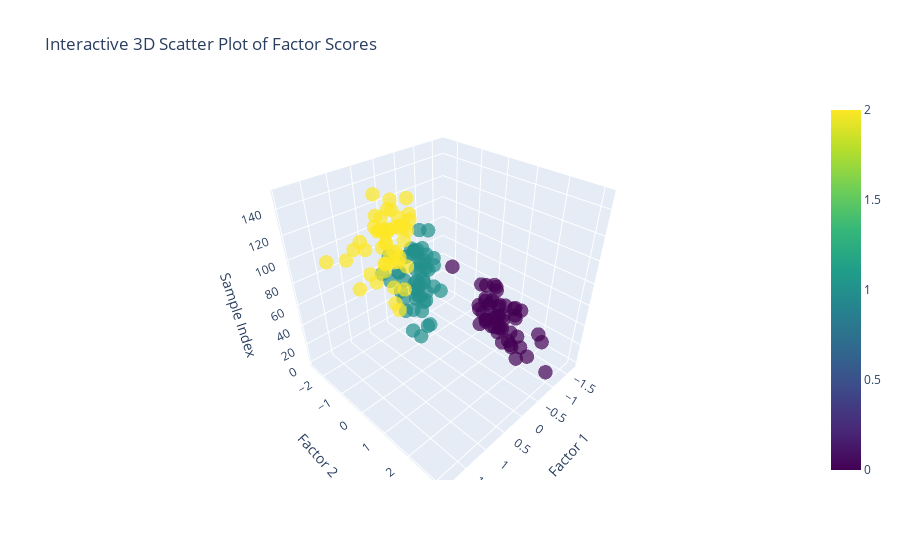

This figure's notebook cell:
### Code cell
# Factor Analysis Example with Oblimin Rotation
#!/usr/bin/env python3
# This script demonstrates how to perform Factor Analysis on the Iris dataset using Oblimin rotation.


# First, we need to install the 'factor_analyzer' library
# This library is not included in scikit-learn and needs to be installed separately.

print("Installing factor_analyzer...")
%pip install factor_analyzer
print("Installation complete.")

# Import necessary libraries
import pandas as pd
import numpy as np
import matplotlib.pyplot as plt
from sklearn.datasets import load_iris
from factor_analyzer import FactorAnalyzer

# --- 1. Load and Prepare the Data ---
# Load the Iris dataset
print("\nLoading Iris dataset...")
iris = load_iris()
# Create a pandas DataFrame for easier handling
df = pd.DataFrame(data=iris.data, columns=iris.feature_names)
print("Dataset loaded successfully. Features:", list(df.columns))

# --- 2. Perform Factor Analysis ---
# We will run the analysis with 2 factors and a 'oblimin' (oblique) rotation.
print("\nPerforming Factor Analysis with 2 factors and oblimin rotation...")
fa = FactorAnalyzer(n_factors=2, rotation='oblimin', method='principal')
fa.fit(df)
print("Factor analysis complete.")

# --- 3. Get and Display Factor Loadings ---
# Factor loadings represent how much a variable is correlated with a factor.
loadings = fa.loadings_
loadings_df = pd.DataFrame(loadings, index=df.columns, columns=['Factor 1', 'Factor 2'])

print("\n--- Factor Loadings ---")
# Using .style.background_gradient() makes the table easier to read by highlighting larger values.
display(loadings_df.style.background_gradient(cmap='viridis', axis=None))


# --- 4. Get and Display Explained Variance ---
# This tells us how much of the total variance in the original data is captured by each factor.
variance = fa.get_factor_variance()
variance_df = pd.DataFrame(
    variance,
    index=['Sum of Squared Loadings (Eigenvalue)', 'Proportional Variance', 'Cumulative Variance'],
    columns=['Factor 1', 'Factor 2']
)

print("\n--- Explained Variance ---")
display(variance_df)

# --- 5. Visualize the Factor Loadings ---
print("\nGenerating plot of factor loadings...")
# Create a bar plot to visualize the loadings of each feature on the two factors.
ax = loadings_df.plot(kind='bar', figsize=(12, 7), rot=0)

# Set plot titles and labels for clarity
ax.set_title('Factor Loadings with Oblimin Rotation', fontsize=16)
ax.set_xlabel('Features', fontsize=12)
ax.set_ylabel('Factor Loading', fontsize=12)
ax.axhline(0, color='black', linewidth=0.5) # Add a zero line for reference
plt.legend(title='Factors')
plt.grid(axis='y', linestyle='--', alpha=0.7)
plt.tight_layout() # Adjust layout to prevent labels from overlapping
plt.show()
print("Plot generated.")

#create a 3D scatter plot of the factor scores
# 3D Scatter Plot of Factor Scores

from mpl_toolkits.mplot3d import Axes3D
fig = plt.figure(figsize=(10, 8))
ax = fig.add_subplot(111, projection='3d')
# Generate factor scores
factor_scores = fa.transform(df)
ax.scatter(factor_scores[:, 0], factor_scores[:, 1], zs=0, zdir='z', s=50, alpha=0.7, c='blue')
ax.set_xlabel('Factor 1')
ax.set_ylabel('Factor 2')
ax.set_zlabel('Factor 3 (not used)')
ax.set_title('3D Scatter Plot of Factor Scores')
plt.show()
# Display the factor scores in a DataFrame
factor_scores_df = pd.DataFrame(factor_scores, columns=['Factor 1', 'Factor 2'])
print("\n--- Factor Scores ---")
display(factor_scores_df.head())
# Display the factor scores in a DataFrame
print("\n--- Factor Scores ---")
display(factor_scores_df.head())
# Display the factor scores in a DataFrame
print("\n--- Factor Scores ---")

# make the 3d factor score plot interactive using plotly

import plotly.express as px

#create an interactive 3D scatter plot of the factor scores color code the observations by their species
# Create a DataFrame for factor scores with species labels

factor_scores_df = pd.DataFrame(factor_scores, columns=['Factor 1', 'Factor 2'])
factor_scores_df['Species'] = pd.Categorical.from_codes(iris.target, iris.target_names) 

# Create an interactive 3D scatter plot of the factor scores using Plotly
fig = px.scatter_3d(factor_scores_df, x='Factor 1', y='Factor 2', z=factor_scores_df.index,
                    title='Interactive 3D Scatter Plot of Factor Scores',
                    labels={'index': 'Sample Index'})
fig.update_traces(marker=dict(size=5, color=factor_scores_df['Species'].cat.codes, opacity=0.7))
fig.update_layout(scene=dict(
    xaxis_title='Factor 1',
    yaxis_title='Factor 2',
    zaxis_title='Sample Index'
))

# Create a color bar for the species
fig.update_traces(marker=dict(color=factor_scores_df['Species'].cat.codes, colorscale='Viridis', showscale=True))


fig.show()

# Display the factor scores in a DataFrame
print("\n--- Factor Scores ---")
display(factor_scores_df.head())
# Display the factor scores in a DataFrame

### Figure 1 — Plotly figure (JSON) as saved in the notebook; plotly's stock layout.template omitted (floating-point values rounded to 4 significant figures; data arrays with more than 128 entries replaced by an {"elided": "..."} marker saying what was removed)
{"data": [{"hovertemplate": "Factor 1=%{x}<br>Factor 2=%{y}<br>Sample Index=%{z}<extra></extra>", "legendgroup": "", "marker": {"color": {"elided": "150 int values"}, "colorscale": [[0, "#440154"], [0.1111, "#482878"], [0.2222, "#3e4989"], [0.3333, "#31688e"], [0.4444, "#26828e"], [0.5556, "#1f9e89"], [0.6667, "#35b779"], [0.7778, "#6ece58"], [0.8889, "#b5de2b"], [1, "#fde725"]], "opacity": 0.7, "showscale": true, "size": 5, "symbol": "circle"}, "mode": "markers", "name": "", "scene": "scene", "showlegend": false, "type": "scatter3d", "x": {"elided": "150 float values"}, "y": {"elided": "150 float values"}, "z": {"elided": "150 int values"}}], "layout": {"legend": {"tracegroupgap": 0}, "scene": {"domain": {"x": [0, 1], "y": [0, 1]}, "xaxis": {"title": {"text": "Factor 1"}}, "yaxis": {"title": {"text": "Factor 2"}}, "zaxis": {"title": {"text": "Sample Index"}}}, "title": {"text": "Interactive 3D Scatter Plot of Factor Scores"}}}
